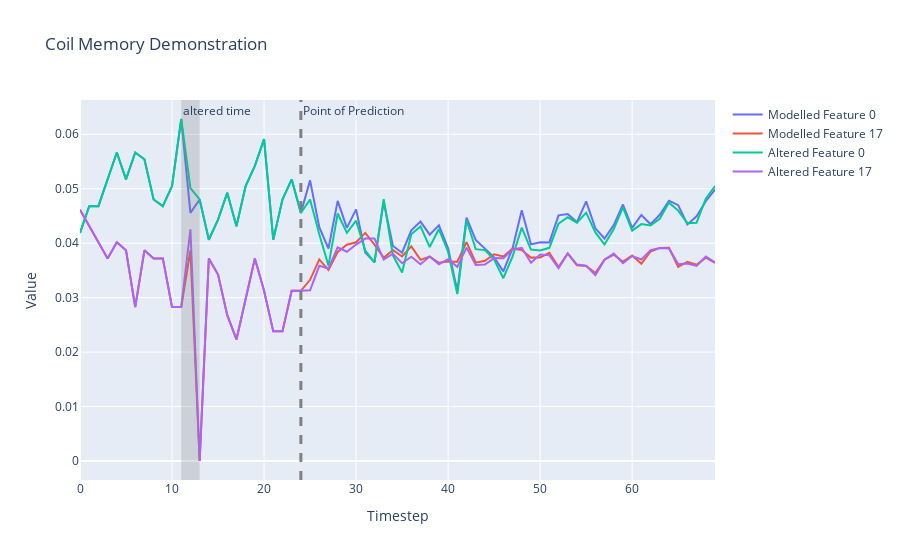

Notebook cell for this chart:
### Markdown cell above
## Coil Memory Demonstration

### Code cell
import matplotlib.pyplot as plt

states = []
# Select the batch we want to make predictions for
batch = 10

# After what step do we want the coil to start making its own predictions?
prediction_step = 24

# What features do we want to plot?
feature_sel = [0,17]

# Grab starting state tensor
state_tensor = X[:,0,:]

# How many steps do we want to run the coil overall?
max_steps = 70

# Which timestamp do we want to force modify?
step_modify = 12

states.append(state_tensor[batch,feature_sel])
batch_size = X.shape[0]
transition_tensor = torch.softmax(torch.zeros(batch_size, n_features, n_features), dim = 1).to("cuda")
for step_state in range(1,max_steps):
    state_tensor, transition_tensor = model.step_coil(state_tensor, transition_tensor)
    if step_state <= prediction_step:
        state_tensor = X[:,step_state,:]
    states.append(state_tensor[batch,feature_sel])
    

# Get observed data to CPU and plot
data = [row.to('cpu').detach().numpy() for row in states]
# Transpose the data to get 5 traces
traces = list(zip(*data))

# Create the figure and add traces
fig = go.Figure()

# Plotting
for i, trace in enumerate(traces):
    model_trace = go.Scatter(y=trace, mode='lines', name=f'Modelled Feature {feature_sel[i]}')
    fig.add_trace(model_trace)
    
# Try with changing one X in memory
states = []
state_tensor = X[:,0,:]
states.append(state_tensor[batch,feature_sel])
batch_size = X.shape[0]
transition_tensor = torch.softmax(torch.zeros(batch_size, n_features, n_features), dim = 1).to("cuda")
for step_state in range(1,max_steps):
    state_tensor, transition_tensor = model.step_coil(state_tensor, transition_tensor)
    if step_state <= prediction_step:
        state_tensor = X[:,step_state,:]
        
    # change a single state in memory:
    if step_state == step_modify:
        state_tensor = X[:,step_state,:] * 1.1
    states.append(state_tensor[batch,feature_sel])


# Get observed data to CPU and plot
data = [row.to('cpu').detach().numpy() for row in states]
# Transpose the data to get 5 traces
traces = list(zip(*data))

# Plotting
for i, trace in enumerate(traces):
    obs_trace = go.Scatter(y=trace, mode='lines', name=f'Altered Feature {feature_sel[i]}')
    fig.add_trace(obs_trace)
    
# Add Line highlighting when the coil becomes responsible for its own predictions
fig.add_vline(x=prediction_step, line_width=3, line_dash="dash", line_color="grey", annotation_text='Point of Prediction')    

# Add title and labels
fig.update_layout(title=f'Coil Memory Demonstration',
                    xaxis_title='Timestep',
                    yaxis_title='Value')


fig.add_vrect(x0=step_modify-1, x1=step_modify+1, 
              annotation_text="altered time", annotation_position="top left",
              fillcolor="grey", opacity=0.25, line_width=0)

# Show the figure
fig.show()

### Figure 1 — Plotly figure (JSON) as saved in the notebook; plotly's stock layout.template omitted (floating-point values rounded to 4 significant figures)
{"data": [{"mode": "lines", "name": "Modelled Feature 0", "type": "scatter", "y": [0.04187, 0.0468, 0.0468, 0.05172, 0.05665, 0.05172, 0.05665, 0.05542, 0.04803, 0.0468, 0.05049, 0.06281, 0.04557, 0.04803, 0.04064, 0.04433, 0.04926, 0.0431, 0.05049, 0.05419, 0.05911, 0.04064, 0.04803, 0.05172, 0.04557, 0.05153, 0.04294, 0.03901, 0.04776, 0.0428, 0.0462, 0.03829, 0.03649, 0.04762, 0.03948, 0.03825, 0.04235, 0.04397, 0.04157, 0.04327, 0.03908, 0.03116, 0.04468, 0.0406, 0.039, 0.03741, 0.03483, 0.03903, 0.04603, 0.03978, 0.04018, 0.04014, 0.04511, 0.04536, 0.04388, 0.04767, 0.04273, 0.04086, 0.04333, 0.0471, 0.04281, 0.04517, 0.04348, 0.04522, 0.04781, 0.04698, 0.04346, 0.04494, 0.04771, 0.04984]}, {"mode": "lines", "name": "Modelled Feature 17", "type": "scatter", "y": [0.04613, 0.04315, 0.04018, 0.0372, 0.04018, 0.03869, 0.02827, 0.03869, 0.0372, 0.0372, 0.02827, 0.02827, 0.03869, 0, 0.0372, 0.03423, 0.02679, 0.02232, 0.02976, 0.0372, 0.03125, 0.02381, 0.02381, 0.03125, 0.03125, 0.03327, 0.03701, 0.0351, 0.03838, 0.03973, 0.04017, 0.04189, 0.03973, 0.03734, 0.03876, 0.03755, 0.03942, 0.03694, 0.03754, 0.03639, 0.03662, 0.0366, 0.04019, 0.03641, 0.03677, 0.03797, 0.03756, 0.039, 0.03874, 0.03735, 0.03738, 0.03823, 0.03563, 0.0381, 0.03594, 0.03583, 0.0345, 0.037, 0.03791, 0.0366, 0.03775, 0.03622, 0.03847, 0.03913, 0.03917, 0.03564, 0.03656, 0.03605, 0.03733, 0.03641]}, {"mode": "lines", "name": "Altered Feature 0", "type": "scatter", "y": [0.04187, 0.0468, 0.0468, 0.05172, 0.05665, 0.05172, 0.05665, 0.05542, 0.04803, 0.0468, 0.05049, 0.06281, 0.05012, 0.04803, 0.04064, 0.04433, 0.04926, 0.0431, 0.05049, 0.05419, 0.05911, 0.04064, 0.04803, 0.05172, 0.04557, 0.04802, 0.04165, 0.03588, 0.04545, 0.0419, 0.04413, 0.03862, 0.0365, 0.04811, 0.03777, 0.03461, 0.04165, 0.04309, 0.03929, 0.0426, 0.03838, 0.03067, 0.0442, 0.0389, 0.03873, 0.03699, 0.03357, 0.03755, 0.04285, 0.03883, 0.03865, 0.03915, 0.0436, 0.04476, 0.04378, 0.04561, 0.04198, 0.03976, 0.04259, 0.04657, 0.04231, 0.04351, 0.04327, 0.04448, 0.04745, 0.04598, 0.04368, 0.04376, 0.04818, 0.05049]}, {"mode": "lines", "name": "Altered Feature 17", "type": "scatter", "y": [0.04613, 0.04315, 0.04018, 0.0372, 0.04018, 0.03869, 0.02827, 0.03869, 0.0372, 0.0372, 0.02827, 0.02827, 0.04256, 0, 0.0372, 0.03423, 0.02679, 0.02232, 0.02976, 0.0372, 0.03125, 0.02381, 0.02381, 0.03125, 0.03125, 0.03134, 0.03585, 0.03537, 0.03922, 0.03843, 0.03975, 0.04085, 0.04086, 0.03698, 0.03807, 0.03631, 0.03751, 0.03612, 0.03757, 0.03613, 0.03706, 0.03565, 0.03919, 0.036, 0.03607, 0.03726, 0.03724, 0.03884, 0.03916, 0.03642, 0.03794, 0.03777, 0.03543, 0.03812, 0.03608, 0.03586, 0.03414, 0.03697, 0.03808, 0.03632, 0.03764, 0.03701, 0.03873, 0.03912, 0.03903, 0.03615, 0.03627, 0.03584, 0.03757, 0.03645]}], "layout": {"annotations": [{"showarrow": false, "text": "Point of Prediction", "x": 24, "xanchor": "left", "xref": "x", "y": 1, "yanchor": "top", "yref": "y domain"}, {"showarrow": false, "text": "altered time", "x": 11, "xanchor": "left", "xref": "x", "y": 1, "yanchor": "top", "yref": "y domain"}], "shapes": [{"line": {"color": "grey", "dash": "dash", "width": 3}, "type": "line", "x0": 24, "x1": 24, "xref": "x", "y0": 0, "y1": 1, "yref": "y domain"}, {"fillcolor": "grey", "line": {"width": 0}, "opacity": 0.25, "type": "rect", "x0": 11, "x1": 13, "xref": "x", "y0": 0, "y1": 1, "yref": "y domain"}], "title": {"text": "Coil Memory Demonstration"}, "xaxis": {"title": {"text": "Timestep"}}, "yaxis": {"title": {"text": "Value"}}}}
